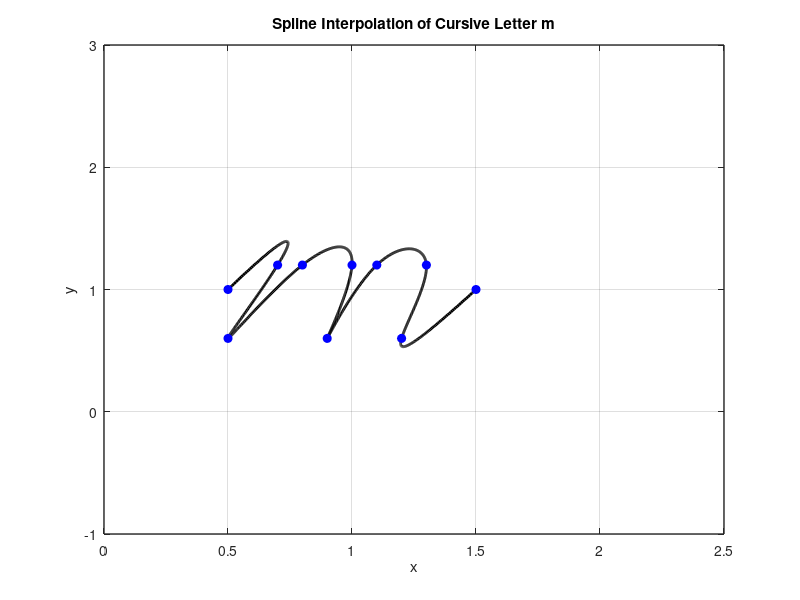

Write MATLAB code to recreate this figure.
x = [0.5 0.7 0.5 0.8 1 0.9 1.1 1.3 1.2 1.5];
y = [1 1.2 0.6 1.2 1.2 0.6 1.2 1.2 0.6 1];

n = length(x);
t = 0:n-1; % Parametric coordinate t
tt = 0:0.01:n-1; % More dense coordinate tt for spline interpolation

% Compute spline interpolation
xx = spline(t, x, tt);
yy = spline(t, y, tt);

% Plot settings
figure(1)
plot(xx, yy, 'k', 'LineWidth', 2) % plot spline
hold on
plot(x, y, 'bo', 'MarkerFaceColor', 'b') % plot data points
axis([0 2.5 -1 3])
grid on
title('Spline Interpolation of Cursive Letter m')
xlabel('x')
ylabel('y')
set(gca, 'FontSize', 10, 'LineWidth', 1)
grid on